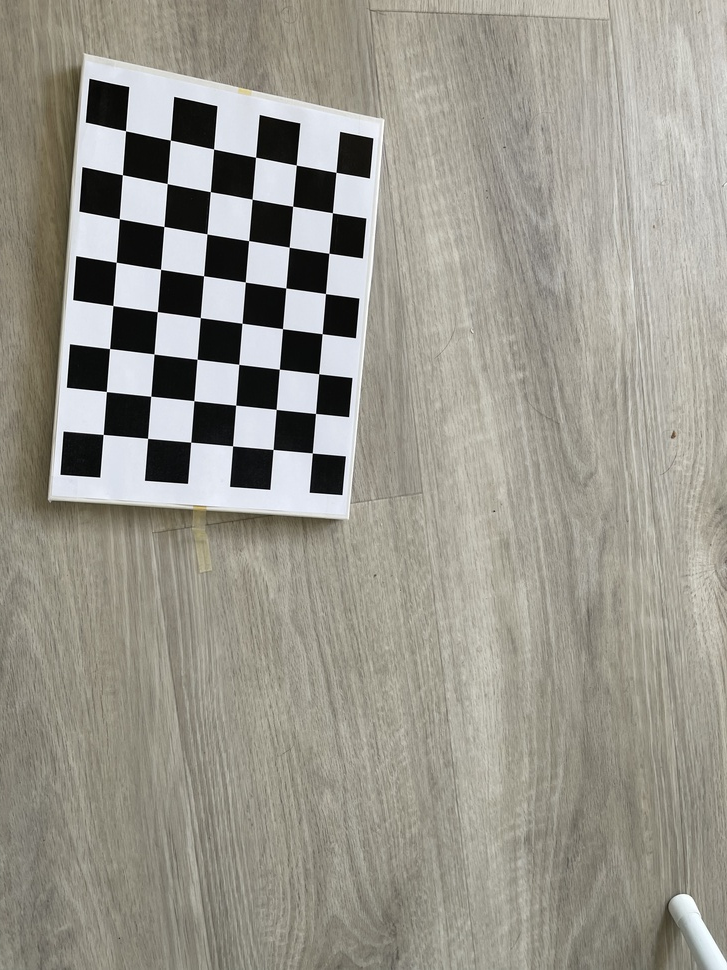
#> input picture CV2022_Ex4/images_A/8125010A-A690-4C84-A5D2-FF38F7E963C7.jpeg, 727 x 970 px, shrunk from 3024 x 4032 before the run; its folder holds only this picture in this run
$ jupyter execute --allow-errors CV-2022-exercises-04.ipynb
#> lines starting #> are read from the running program, lines starting #| are printed output that depends on the picture; after the words box and inside, x2 and y2 are one past the last pixel; in counts of white or black regions, pixels touching at a corner belong together; long printed decimals are rounded
# Computer Vision, Fall 2022

#### Name: Adam El Kholy

#### <font color='red'>Exercise 4, return latest on Sunday 9.10.2022 at 23.50 via Moodle</font>

Return the answer in PDF and Jupyter Notebook formats.

## Ex 4.1 Camera Calibration (2 p)

Please find the 3 sets of images provided in the Moodle page of this week's exercise. The three image sets (A,B and C) contain pictures taken of a camera calibration checkerboard pattern with a square size of 3cm.

1) Write a function using built-in OpenCV methods that computes the intrinsic camera calibration matrix and distortion matrix from a given set of calibration images.

2) Apply that function to all three sets of images and observe the results. Based on the results for the intrinsic and distortion matrix, discuss what type of camera or lens was used to capture the different image sets.

[cell 1]
import cv2
import numpy as np
import os
import glob
from matplotlib import pyplot as plt
np.set_printoptions(suppress=True)

[cell 2]
def calibrate(img_path):
    matrix=None
    distortion=None
    # ... 8, 6
    objp = np.zeros((6*8,3), np.float32)
    objp[:,:2] = np.mgrid[0:8,0:6].T.reshape(-1,2)
    objpoints = [] # 3d point in real world space
    imgpoints = [] # 2d points in image plane.
    images = glob.glob('{}/*.jpeg'.format(img_path))

    for filename in images:
        image = cv2.imread(filename)
        grayColor = cv2.cvtColor(image, cv2.COLOR_BGR2GRAY)
        ret, corners = cv2.findChessboardCorners(grayColor, (8,6), None)

        if ret == True:
            objpoints.append(objp)
            imgpoints.append(corners)

    ret, matrix, distortion, rvecs, tvecs = cv2.calibrateCamera(objpoints, imgpoints, grayColor.shape[::-1], None, None)
    return matrix, distortion

[cell 3]
print("Images A:")
matrix, distortion = calibrate("images_A")
#> in calibrate, image is the input picture: shape (970, 727, 3); mean B, G, R 140.9, 150.4, 153
#> in calibrate, `ret, corners = cv2.findChessboardCorners(grayColor, (8,6), None)`: ret = True; corners = 48 rows, first 8: [103.2, 434.4], [106.4, 391.6], [109.6, 348.6], [112.9, 305.5], [116.1, 262.3], [119.4, 218.7], [122.4, 174.7], [125.6, 130.8]
#> in calibrate, `ret, matrix, distortion, rvecs, tvecs = cv2.calibrateCamera(objpoints,..`: ret = 0.161; matrix = [[666.4, 0, 392.2], [0, 670.4, 471.8], [0, 0, 1]]; distortion = [[0.0434, -0.0444, -0.00509, 0.0167, 0.11]]; rvecs = ([0.199, -0.198, -1.48],); tvecs = ([-6.84, -0.861, 15.55],)
#> matrix = [[666.4, 0, 392.2], [0, 670.4, 471.8], [0, 0, 1]]; distortion = [[0.0434, -0.0444, -0.00509, 0.0167, 0.11]]
print(matrix)
#| [[666.401   0.         392.203]
#|  [  0.         670.386 471.790]
#|  [  0.           0.           1.        ]]
print(distortion)
#| [[ 0.04336  -0.04438 -0.005089  0.01673  0.1096]]
print()

print("Images B:")
#> (the rest of this cell did not finish here and is left out)

print(matrix)
print(distortion)
print()

print("Images C:")
matrix, distortion = calibrate("images_C")
print(matrix)
print(distortion)

## Ex 4.2 Vanishing Points (4 p)

In this task you are given two images ("Corridor1.jpg" and "Corridor2.jpg"). Additionally, the code below provides you with the function "GetLines" which uses OpenCV's built-in HoughLines method to extract lines from images (You can look at the outputs of the function here: https://docs.opencv.org/3.4/d9/db0/tutorial_hough_lines.html)
The goal of this task is to find the vanishing point in the z-axis direction from the given images (we ignore a possible second vanishing point in y direction in this task).

1) Implement the FilterLines function which should filter out all the lines which do NOT point into the z direction, that are e.g. all lines with an angle around 0 and 90 degrees.

2) Implement the GetVanishingPoint function using the filtered lines and the information from the lectures.

3) Plot the filtered lines and the vanishing point location within the image for visualization.

[cell 4]
import os
import cv2
import math
import numpy as np
import matplotlib as plt
from matplotlib import pyplot as plt

def FilterLines(lines):
    FinalLines = []
    threshold = 4
    for Line in lines:
        [[x1, y1, x2, y2]] = Line

        #Put line into the form y = mx + c
        if x1 != x2:
            m = (y2 - y1) / (x2 - x1)
        else:
            m = np.Inf
        c = y2 - m*x2
        theta = math.degrees(math.atan(m))

        #Filter lines out close to around 0 and 90
        if threshold <= abs(theta) <= (90 - threshold):
            l = math.sqrt( (y2 - y1)**2 + (x2 - x1)**2 )
            FinalLines.append([x1, y1, x2, y2, m, c, l])

    #Take only the top 15 lines to avoid slowness
    if len(FinalLines) > 15:
        FinalLines = sorted(FinalLines, key=lambda x: x[-1], reverse=True)
        FinalLines = FinalLines[:15]
    return FinalLines


def GetLines(Image):
    # Read Image
    gray = cv2.cvtColor(Image, cv2.COLOR_BGR2GRAY)
    gray_blur = cv2.GaussianBlur(gray, (5, 5), 1)
    edges = cv2.Canny(gray_blur, 40, 255)

    # Find Lines
    lines = cv2.HoughLinesP(edges, 1, np.pi / 180, 50, 10, 15)

    # Found lines?
    if lines is None:
        raise Exception("No Lines found!")

    # Filter lines
    filteredLines = FilterLines(lines)
    return filteredLines


def GetVanishingPoint(Lines):
    vanishingPoint = None
    MinError = np.Inf

    #RANSAC inspired algorithm
    #https://en.wikipedia.org/wiki/Random_sample_consensus
    #Loop each pair of lines, find intersection point, then calculate least squares error
    for i in range(len(Lines)):
        for j in range(i+1, len(Lines)):
            m1, c1 = Lines[i][4], Lines[i][5]
            m2, c2 = Lines[j][4], Lines[j][5]

            if m1 != m2:
                x0 = (c1 - c2) / (m2 - m1)
                y0 = m1 * x0 + c1
                err = 0

                #Total least squares error
                for k in range(len(Lines)):
                    m, c = Lines[k][4], Lines[k][5]
                    m_ = (-1 / m)
                    c_ = y0 - m_ * x0
                    x_ = (c - c_) / (m_ - m)
                    y_ = m_ * x_ + c_
                    l = math.sqrt((y_ - y0)**2 + (x_ - x0)**2)
                    err += l**2

                err = math.sqrt(err)

                #Comparing to find min error
                if MinError > err:
                    MinError = err
                    vanishingPoint = [x0, y0]

    return vanishingPoint

[cell 5]
# Read corridor image
img = cv2.imread("Corridor1.jpg")
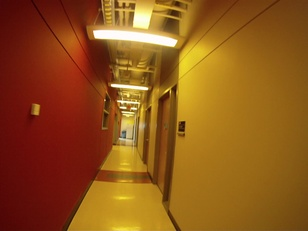
#> input picture CV2022_Ex4/Corridor1.jpg, 308 x 231 px, shrunk from 1280 x 960 before the run
#> img is the input picture: shape (231, 308, 3); mean B, G, R 25.6, 84.7, 143.6

# Get lines
lines = GetLines(img)
#> in GetLines, `gray = cv2.cvtColor(Image, cv2.COLOR_BGR2GRAY)`:
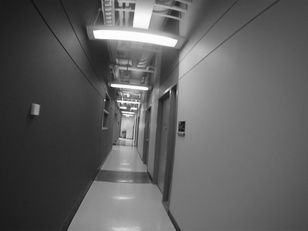
#> gray: shape (231, 308); min 15, max 254, mean 95.6
#> in GetLines, `edges = cv2.Canny(gray_blur, 40, 255)`:
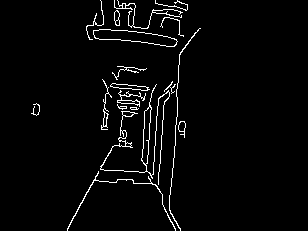
#> edges: shape (231, 308); 3% white in thin lines or dots, all inside (x1, y1, x2, y2) = (31, 0, 201, 231)
#> in GetLines, `lines = cv2.HoughLinesP(edges, 1, np.pi / 180, 50, 10, 15)`: lines = [[75, 214, 86, 194], [175, 145, 175, 129], [144, 128, 145, 110], [162, 204, 175, 230]]
#> the loop in FilterLines, `for Line in lines:` made 4 passes
#> (x1, y1, x2, y2, m, c, theta, l) on passes 1, 4: (75, 214, 86, 194, -1.82, 350.4, -61.19, 22.83), (162, 204, 175, 230, 2, -120, 63.43, 29.07)
#> (x1, y1, x2, y2, m, c, theta) on passes 2 to 3: (175, 145, 175, 129, inf, -inf, 90), (144, 128, 145, 110, -18, 2720, -86.82)
#> after the loop in FilterLines, `for Line in lines:`: FinalLines = [[75, 214, 86, 194, -1.82, 350.4, 22.83], [162, 204, 175, 230, 2, -120, 29.07]]
#> in GetLines, `filteredLines = FilterLines(lines)`: filteredLines has the same summary as FinalLines in FilterLines
#> lines has the same summary as FinalLines in FilterLines

# Get vanishing point
vanishingPoint = GetVanishingPoint(lines)
#> the loop in GetVanishingPoint, `for i in range(len(Lines)):` made 2 passes
#> after the loop in GetVanishingPoint, `for i in range(len(Lines)):`: MinError = 1.42e-14; vanishingPoint = [123.2, 126.4]
#> vanishingPoint = [123.2, 126.4]
print(f"Vanishing point @ {vanishingPoint}")
#| Vanishing point @ [123.190, 126.381]

# Check if successfull
if vanishingPoint is None:
    raise Exception("No Vanishing Point found")

# Visualize result
#img = cv2.cvtColor(img, cv2.COLOR_BGR2RGB) #result in normal colour
for line in lines:
    cv2.line(img, (line[0], line[1]), (line[2], line[3]), (0, 255, 0), 4)
#> this loop made 2 passes
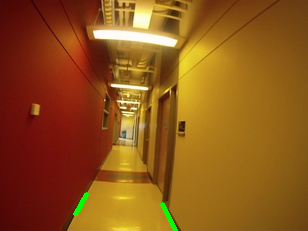
#> img: shape (231, 308, 3); 0.39% of pixels changed, all inside (x1, y1, x2, y2) = (73, 192, 178, 231)
cv2.circle(img, (int(vanishingPoint[0]), int(vanishingPoint[1])), 10, (255, 0, 0), -1)
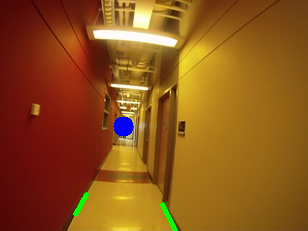
#> img: shape (231, 308, 3); 0.45% of pixels changed, all inside (x1, y1, x2, y2) = (113, 116, 134, 137)
plt.figure(figsize=(10, 10))
plt.imshow(img)

## Ex 4.3 Manhattan Frames (2 p)

In the following task you are dealing with a concept called "Manhattan World", which is the assumption that man-made environments (indoors) are fundamentally organized in three orthogonal directions (characterized by three vanishing points). You can find more information on the Manhattan World in this article: "The Manhattan Frame Model—Manhattan World Inference in the Space of Surface Normals" (https://ieeexplore.ieee.org/document/7839295).

In the following task you are given the information of 2 vanishing directions (imgX_directionY) inside 2 consecutive frames.
Your first task is to compute both frame's third orthogonal vanishing direction and aggregate all 3 directions in a 3x3 matrix (Manhattan directions are columns).

After calculating the 3 vanishing directions, we want to calculate the relative rotational movement (3 degrees of freedom) of the camera between the two given frames based on Manhattan frames. In this special case, the only major rotation axis is the roll axis.
We assume the camera started at the first frame at an absolute orientation of the identity matrix (start_orientation).
At this starting point you observed the first three manhattan directions. At the time of the second image, you observe the second manhattan directions. First, calculate the absolute rotation at step 2, before computing the SO3 relative rotation matrix based on the absolute orientation.

The code to evaluate your solution visually is given below. The scipy spatial transform package converts the SO3 rotation matrix you computed into euler angles in degrees. From the result we extract the roll angle and apply that to the original image. In the plot you can visualize your result to see if the rotated second image resembles the first image.
Careful: The given Manhattan directions are real measurements from a smartphone and, therefore, contain noise. That means even with the correct computation, the visual result does not align pixel level exact (but it still gives a good idea on whether your computations are correct).

[cell 6]
import numpy as np
import cv2
from scipy.ndimage import rotate
from matplotlib import pyplot as plt
from scipy.spatial.transform import Rotation as R

[cell 7]
img1 = cv2.imread("manhattan/1.jpg")
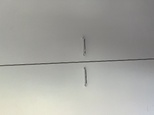
#> input picture CV2022_Ex4/manhattan/1.jpg, 154 x 115 px, shrunk from 640 x 480 before the run
#> img1 is the input picture: shape (115, 154, 3); mean B, G, R 160.8, 166, 165.9
img2 = cv2.imread("manhattan/2.jpg")
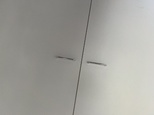
#> input picture CV2022_Ex4/manhattan/2.jpg, 154 x 115 px, shrunk from 640 x 480 before the run
#> img2 is the input picture: shape (115, 154, 3); mean B, G, R 155.7, 161.3, 162.1

[cell 8]
start_orientation = np.array([[1,0,0],[0,1,0],[0,0,1]])

img1_direction1 = np.array([0.031,-0.98,-0.17])
img1_direction2 = np.array([0.96,0.01,0.03])

img2_direction1 = np.array([0.944,-0.3,-0.14])
img2_direction2 = np.array([0.001,1.0,0.001])

#3rd orthogonal vector
img1_direction3 = np.cross(img1_direction1, img1_direction2)
img2_direction3 = np.cross(img2_direction1, img2_direction2)

[cell 9]
# assemble Manhattan Matrices
img1_matrix = np.transpose([img1_direction1, img1_direction2, img1_direction3])
img2_matrix = np.transpose([img2_direction1, img2_direction2, img2_direction3])

[cell 10]
# compute absolute rotation at image 2
abs_r = img1_matrix @ img2_matrix

[cell 11]
# calculate the realtive rotation from absolute orientation
so3 =  abs_r @ start_orientation
r = R.from_matrix(so3)
r = r.as_euler('zyx', degrees=True)
roll = r[0] #as_euler has axes flipped around, hence we take z here as roll

[cell 12]
#Be careful if you computed the rotation from image 1 -> image 2 or vica versa, try negating your angle
#roll=-roll
rotated= rotate(img1,roll,axes=(0,1), reshape=False,mode='constant',cval=0)
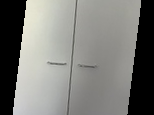
#> rotated: shape (115, 154, 3); mean B, G, R 120.3, 124.3, 124.2

[cell 13]
plt.figure(figsize=(15,30))
plt.subplot(1,3,1)
plt.title("Image 1")
plt.imshow(img1)
plt.subplot(1,3,2)
plt.title("Image 2")
plt.imshow(img2)
plt.subplot(1,3,3)
plt.title("Image 1 warped to Image 2")
plt.imshow(rotated)
plt.show()
#> figure, not shown here; B, G, R data is drawn as R, G, B
